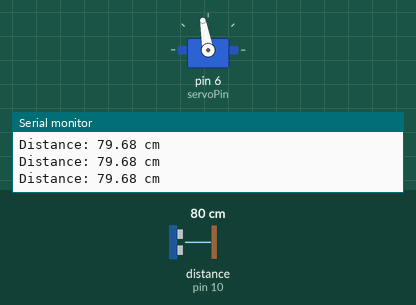
Recording of a sketch running on a simulated Arduino Uno, built with avr-gcc and run on an emulated ATmega328P. On the bench: servo, the last lines printed to the serial monitor. Wiring (inferred from the names in the program): ultrasonic range finder: trigger pin 9; echo pin 10. Inputs (shaded band) come from the test bench; at power-on: distance to the obstacle (sensor on pin 10) 80 cm. The echo pulse lasts 58.3 µs per cm.

Above: at 1.2 s.
1.3 s: distance to the obstacle (sensor on pin 10) set to 23 cm
2.8 s: distance to the obstacle (sensor on pin 10) set to 19 cm
At 3.4 s:
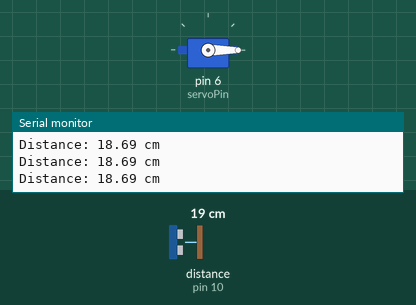
4.3 s: distance to the obstacle (sensor on pin 10) set to 35 cm
At 5.5 s:
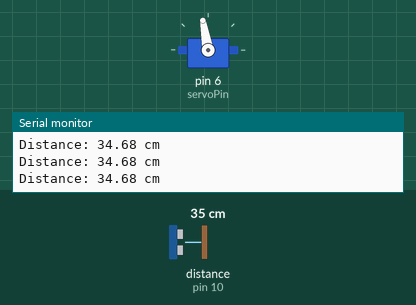
5.8 s: distance to the obstacle (sensor on pin 10) set to 2 cm
At 7.3 s:
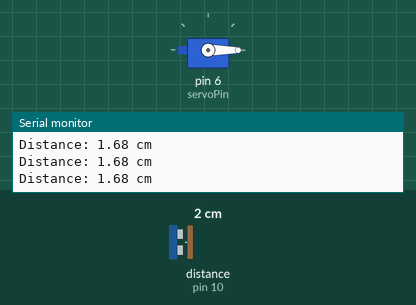
Timing chart, 0 to 8.3 s (numbered marks = the images above; inputs shaded):
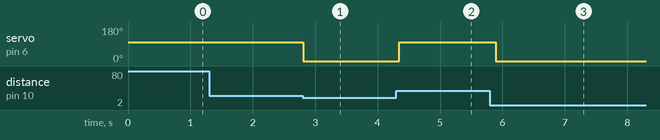

The sketch:

meow.ino
```cpp
#include <Servo.h>

const int trigPin = 9;
const int echoPin = 10;
const int servoPin = 6;

Servo arm;

const int detectionDistance = 20; // centimeters

void setup() {
  pinMode(trigPin, OUTPUT);
  pinMode(echoPin, INPUT);

  arm.attach(servoPin);
  arm.write(100); // Lid closed

  Serial.begin(9600);
}

void loop() {
  // Trigger ultrasonic sensor
  digitalWrite(trigPin, LOW);
  delayMicroseconds(2);

  digitalWrite(trigPin, HIGH);
  delayMicroseconds(10);
  digitalWrite(trigPin, LOW);

  // Measure distance
  long duration = pulseIn(echoPin, HIGH, 30000);

  if (duration > 0) {
    float distance = duration * 0.0343 / 2;

    Serial.print("Distance: ");
    Serial.print(distance);
    Serial.println(" cm");

    if (distance <= detectionDistance) {
      arm.write(0);    // Lid open
    } else {
      arm.write(100);  // Lid closed
    }
  } else {
    Serial.println("No echo detected");
    arm.write(100);    // Close if no echo is received
  }

  delay(100);
}
```

Measured:
- the behaviour switches between 21 and 20 cm on distance to the obstacle (sensor on pin 10) (found by bisection; images 0 and 1)
- after the input at 2.8 s, servo on pin 6 (servoPin): 100° → 0° at once
- after the input at 4.3 s, servo on pin 6 (servoPin): 0° → 100° at once
- after the input at 5.8 s, servo on pin 6 (servoPin): 100° → 0° after 0.09 s
